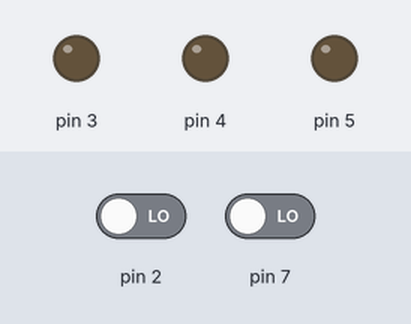
Bench run of a sketch on a simulated Arduino Uno, built with avr-gcc and run on an emulated ATmega328P. Parts: output pins drawn as LEDs (lit = HIGH). Dashed ring = blinking. Inputs (shaded band) come from the test bench; at power-on: pin 2 LOW, pin 7 LOW.

Above: at 1.2 s.
1.3 s: pin 2 driven HIGH
At 1.45 s:
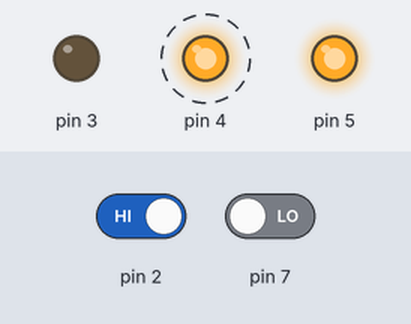
4.3 s: pin 7 driven HIGH
At 4.45 s:
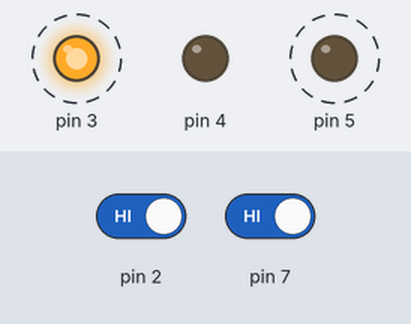
7.3 s: pin 2 driven LOW
At 7.6 s:
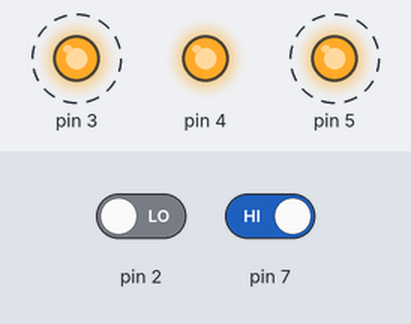
10.3 s: pin 7 driven LOW
At 11.5 s:
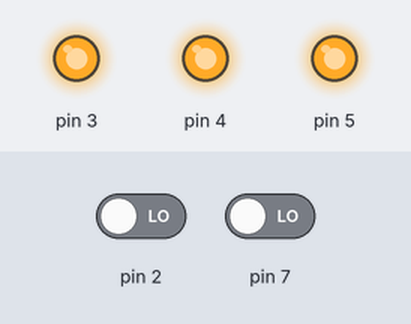
Timing chart, 0 to 12.8 s (numbered marks = the images above; inputs shaded):
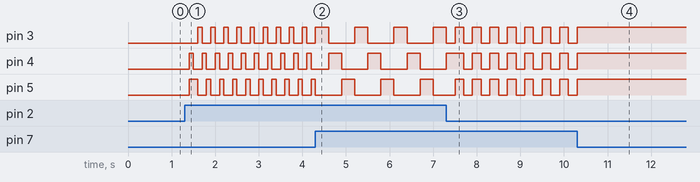

Measured:
- after the input at 1.3 s, pin 3: alternates HIGH for 0.10 s and LOW for 0.20 s, starting after 0.30 s; pin 4: alternates HIGH for 0.10 s and LOW for 0.20 s, starting after 0.10 s; pin 5: LOW → HIGH after 0.10 s, then repeats every 0.30 s: LOW 0.20 s, HIGH 0.10 s
- after the input at 4.3 s, pin 3, pin 4: alternates HIGH for 0.30 s and LOW for 0.60 s, starting after 0.30 s; pin 5: alternates HIGH for 0.30 s and LOW for 0.60 s, starting after 0.60 s
- after the input at 7.3 s, pin 3, pin 5: alternates HIGH for 0.20 s and LOW for 0.20 s, starting after 0.20 s
- after the input at 10.3 s, pin 3–5: goes on until 10.3 s, then stays HIGH

The sketch:

buttontest.ino
```cpp
int switchState2 = 0;
int switchState7 = 0;
int all_flag = 0;
int light5 = 1;
int light4 = 1;
int light3 = 1;
void setup() {
  // put your setup code here, to run once:
  pinMode(5, OUTPUT);
  pinMode(4, OUTPUT);
  pinMode(3, OUTPUT);
  pinMode(2, INPUT);
}

void fiesta_mode() {
  if (light3 == HIGH) {
    light4 = HIGH;
    light3 = LOW;
  }
  else if (light4 == HIGH) {
    light5 = HIGH;
    light4 = LOW;
  }
  else{
    light3 = HIGH;
    light5 = LOW;
  }
  delay(100);
  digitalWrite(3, light3);
  digitalWrite(4, light4);
  digitalWrite(5, light5);
}

void allOff(){
  digitalWrite(3, LOW);
  digitalWrite(4, LOW);
  digitalWrite(5, LOW);
}
void allOn(){
  digitalWrite(3, HIGH);
  digitalWrite(4, HIGH);
  digitalWrite(5, HIGH);
}

void loop() {
  switchState2 = digitalRead(2);
  switchState7 = digitalRead(7);

  if (switchState7 == HIGH){
    if (all_flag == 1) {
      all_flag = 0;
    }
    else{
      all_flag = 1;
    }
    delay(200);
  }

  if (switchState2 == HIGH) {
    fiesta_mode();
    }
  else if (all_flag == 1) {
    allOn();
  }
  else{
    allOff();
  }
  }
```
